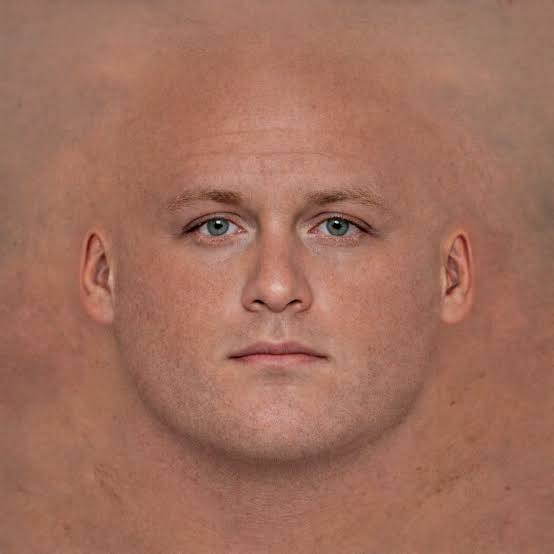
#> input picture assets/players/player_face_1.jpg, 554 x 554 px, found by its file name; its folder holds only this picture in this run
$ python generate_face_variants.py
#> lines starting #> are read from the running program, lines starting #| are printed output that depends on the picture
"""Genera le varianti dei volti fotografici in assets/players/:
  player_face_<n>_beard.jpg     barba senza baffi
  player_face_<n>_mustache.jpg  solo baffi
  player_face_<n>_full.jpg      barba e baffi
  player_face_<n>_female.jpg    volto femminile (mascella più stretta, pelle levigata, trucco)
per n = 1, 2, 3. Le maschere della barba sono quelle di tools/generate_todd_face.py (disegnate su
player_face_2) riportate su ciascun volto tramite tre punti di riferimento verticali (occhi, bocca,
mento) e la larghezza della mascella.
Uso (dalla cartella del progetto): python tools/generate_face_variants.py .
Richiede numpy e Pillow.
"""
import sys, os, math, random
import numpy as np
from PIL import Image, ImageDraw, ImageFilter, ImageChops

ROOT = sys.argv[1] if len(sys.argv) > 1 else '.'
DIR = os.path.join(ROOT, 'assets', 'players')
S = 2

# punti di riferimento (coordinate normalizzate): y di occhi, bocca, mento; semi-larghezza della mascella;
# x degli occhi; semi-larghezza della bocca
FACES = {
    1: dict(eye=0.41, mouth=0.635, chin=0.81, jaw=0.29, eyes=(0.39, 0.61), mw=0.08),
    2: dict(eye=0.42, mouth=0.70, chin=0.92, jaw=0.36, eyes=(0.375, 0.625), mw=0.10),
    3: dict(eye=0.42, mouth=0.715, chin=0.89, jaw=0.31, eyes=(0.375, 0.62), mw=0.105),
}
REF = FACES[2]


def mapper(f):
    """porta un punto delle maschere (disegnate su player_face_2) sul volto f"""
    sx = f['jaw'] / REF['jaw']

    def my(y):
        if y <= REF['mouth']:
            return f['eye'] + (y - REF['eye']) * (f['mouth'] - f['eye']) / (REF['mouth'] - REF['eye'])
        return f['mouth'] + (y - REF['mouth']) * (f['chin'] - f['mouth']) / (REF['chin'] - REF['mouth'])

    return lambda x, y: (0.5 + (x - 0.5) * sx, my(y))


def beard_variant(base, f, kind, seed):
    rnd = random.Random(seed)
    W, H = base.size
    WW, HH = W * S, H * S
    M = mapper(f)
    P = lambda x, y: (M(x, y)[0] * WW, M(x, y)[1] * HH)
    with_beard = kind in ('beard', 'full')
    with_must = kind in ('mustache', 'full')

    outer = [(0.175, 0.44), (0.19, 0.56), (0.225, 0.68), (0.28, 0.79), (0.35, 0.875), (0.43, 0.925), (0.5, 0.94),
             (0.57, 0.925), (0.65, 0.875), (0.72, 0.79), (0.775, 0.68), (0.81, 0.56), (0.825, 0.44)]
    inner = [(0.765, 0.45), (0.745, 0.55), (0.70, 0.605), (0.63, 0.625), (0.565, 0.64), (0.5, 0.645),
             (0.435, 0.64), (0.37, 0.625), (0.30, 0.605), (0.255, 0.55), (0.235, 0.45)]
    if kind == 'beard':
        # senza baffi la barba lascia scoperto anche il labbro superiore
        inner = [(x, 0.765 if 0.36 < x < 0.64 else (0.68 if 0.29 < x < 0.71 else y)) for x, y in inner]
    mask = Image.new('L', (WW, HH), 0)
    if with_beard:
        ImageDraw.Draw(mask).polygon([P(*p) for p in outer + inner], fill=255)
        lips = Image.new('L', (WW, HH), 0)
        ImageDraw.Draw(lips).ellipse([*P(0.435, 0.705), *P(0.565, 0.745)], fill=255)
        mask = ImageChops.subtract(mask, lips.filter(ImageFilter.GaussianBlur(4 * S)))
        mask = mask.filter(ImageFilter.GaussianBlur(9 * S))
    must = Image.new('L', (WW, HH), 0)
    if with_must:
        ImageDraw.Draw(must).polygon([P(0.405, 0.705), P(0.43, 0.672), P(0.47, 0.656), P(0.5, 0.66), P(0.53, 0.656), P(0.57, 0.672),
                                      P(0.595, 0.705), P(0.585, 0.72), P(0.55, 0.703), P(0.5, 0.708), P(0.45, 0.703), P(0.415, 0.72)], fill=255)
        must = must.filter(ImageFilter.GaussianBlur(3 * S))

    hair = Image.new('RGBA', (WW, HH), (0, 0, 0, 0))
    hd = ImageDraw.Draw(hair)
    cols = [(52, 36, 26), (66, 46, 32), (40, 28, 21), (82, 60, 42), (30, 22, 17), (96, 72, 52)]
    m_arr, u_arr = np.asarray(mask), np.asarray(must)
    y0n, y1n = M(0.5, 0.40)[1], M(0.5, 0.97)[1]
    if with_beard:
        for _ in range(26000):
            x, y = rnd.random(), y0n + rnd.random() * (y1n - y0n)
            a = m_arr[min(HH - 1, int(y * HH)), int(x * WW) % WW] / 255
            if a < 0.15 or rnd.random() > a:
                continue
            dx, dy = (x - 0.5) * 0.9, 1.0
            if y > M(0.5, 0.85)[1]:
                dx = (0.5 - x) * 0.6
            ang = math.atan2(dy, dx) + rnd.uniform(-0.45, 0.45)
            ln = rnd.uniform(5, 12) * S
            hd.line([(x * WW, y * HH), (x * WW + math.cos(ang) * ln, y * HH + math.sin(ang) * ln)],
                    fill=rnd.choice(cols) + (int(150 + 100 * a),), width=rnd.choice([1, 2, 2, 3]))
    if with_must:
        mx0, mx1 = M(0.40, 0)[0], M(0.60, 0)[0]
        my0, my1 = M(0.5, 0.65)[1], M(0.5, 0.725)[1]
        for _ in range(5000):
            x, y = mx0 + rnd.random() * (mx1 - mx0), my0 + rnd.random() * (my1 - my0)
            a = u_arr[int(y * HH), int(x * WW)] / 255
            if a < 0.2 or rnd.random() > a:
                continue
            side = -1 if x < 0.5 else 1
            ang = math.atan2(0.55, side * 1.0) + rnd.uniform(-0.3, 0.3)
            ln = rnd.uniform(8, 16) * S
            hd.line([(x * WW, y * HH), (x * WW + math.cos(ang) * ln, y * HH + math.sin(ang) * ln)],
                    fill=rnd.choice(cols[:5]) + (230,), width=rnd.choice([2, 2, 3]))

    big = base.resize((WW, HH), Image.LANCZOS).convert('RGBA')
    under = Image.new('RGBA', (WW, HH), (48, 34, 25, 0))
    under.putalpha(ImageChops.lighter(mask, must).point(lambda v: int(v * 0.78)))
    big.alpha_composite(under)
    big.alpha_composite(hair.filter(ImageFilter.GaussianBlur(0.6)))
    if with_beard:
        hl = Image.new('L', (WW, HH), 0)
        ImageDraw.Draw(hl).ellipse([*P(0.40, 0.80), *P(0.60, 0.90)], fill=70)
        ImageDraw.Draw(hl).ellipse([*P(0.27, 0.62), *P(0.37, 0.74)], fill=40)
        ImageDraw.Draw(hl).ellipse([*P(0.63, 0.62), *P(0.73, 0.74)], fill=40)
        hl = ImageChops.multiply(hl.filter(ImageFilter.GaussianBlur(14 * S)), mask)
        light = Image.new('RGBA', (WW, HH), (150, 120, 96, 0))
        light.putalpha(hl)
        big.alpha_composite(light)
    lipm = Image.new('L', (WW, HH), 0)
    ImageDraw.Draw(lipm).ellipse([*P(0.445, 0.709), *P(0.555, 0.744)], fill=235)
    big.paste(base.resize((WW, HH), Image.LANCZOS).convert('RGBA'), (0, 0), lipm.filter(ImageFilter.GaussianBlur(3 * S)))
    return big.convert('RGB').resize((W, H), Image.LANCZOS)


def female_variant(base, f):
    W, H = base.size
    arr = np.asarray(base.convert('RGB')).astype(np.float32)
    # 1. mascella più stretta: sotto la bocca le colonne si avvicinano al centro
    ys, xs = np.mgrid[0:H, 0:W].astype(np.float32)
    yn, xn = ys / H, xs / W
    t = np.clip((yn - (f['eye'] + 0.02)) / (f['chin'] - f['eye']), 0, 1)
    k = 1 + 0.27 * t ** 1.25                         # campiono più lontano dal centro = viso più stretto
    near = np.exp(-((xn - 0.5) / (f['jaw'] * 1.6)) ** 4)   # solo sul viso, non sulle orecchie
    src_x = 0.5 + (xn - 0.5) * (1 + (k - 1) * near)
    sx = np.clip(src_x * W, 0, W - 1)
    x0 = np.floor(sx).astype(int)
    x1 = np.minimum(x0 + 1, W - 1)
    fr = (sx - x0)[..., None]
    yi = ys.astype(int)
    arr = arr[yi, x0] * (1 - fr) + arr[yi, x1] * fr
    img = Image.fromarray(np.clip(arr, 0, 255).astype(np.uint8))

    WW, HH = W * S, H * S
    P = lambda x, y: (x * WW, y * HH)
    big = img.resize((WW, HH), Image.LANCZOS).convert('RGBA')
    # 2. pelle levigata (via barba e pori) tranne occhi e bocca
    smooth = big.filter(ImageFilter.GaussianBlur(5 * S))
    sm = Image.new('L', (WW, HH), 0)
    sd = ImageDraw.Draw(sm)
    sd.ellipse([*P(0.5 - f['jaw'] * 1.05, f['eye'] - 0.2), *P(0.5 + f['jaw'] * 1.05, f['chin'] + 0.05)], fill=175)
    for ex in f['eyes']:
        sd.ellipse([*P(ex - 0.07, f['eye'] - 0.05), *P(ex + 0.07, f['eye'] + 0.035)], fill=0)
    sd.ellipse([*P(0.5 - f['mw'] - 0.02, f['mouth'] - 0.03), *P(0.5 + f['mw'] + 0.02, f['mouth'] + 0.03)], fill=0)
    sd.ellipse([*P(0.44, f['eye'] + 0.06), *P(0.56, f['mouth'] - 0.06)], fill=60)    # il naso resta definito
    big.paste(smooth, (0, 0), sm.filter(ImageFilter.GaussianBlur(10 * S)))
    # schiarisce un filo l'incarnato
    tone = Image.new('RGBA', (WW, HH), (236, 196, 176, 0))
    tone.putalpha(sm.point(lambda v: int(v * 0.05)).filter(ImageFilter.GaussianBlur(10 * S)))
    big.alpha_composite(tone)

    def paint(color, shapes, blur, alpha=255):
        m = Image.new('L', (WW, HH), 0)
        d = ImageDraw.Draw(m)
        for kind, box in shapes:
            getattr(d, kind)([*P(*box[:2]), *P(*box[2:])], fill=alpha)
        m = m.filter(ImageFilter.GaussianBlur(blur * S))
        layer = Image.new('RGBA', (WW, HH), color + (0,))
        layer.putalpha(m)
        big.alpha_composite(layer)

    # 2b. sopracciglia: quelle folte maschili spariscono sotto la pelle (presa poco più su, sulla fronte)
    #     e al loro posto se ne disegnano di sottili e arcuate
    ey = f['eye']
    brow = Image.new('L', (WW, HH), 0)
    bd = ImageDraw.Draw(brow)
    for ex in f['eyes']:
        bd.ellipse([*P(ex - 0.09, ey - 0.09), *P(ex + 0.09, ey - 0.02)], fill=255)
    bd.ellipse([*P(0.43, ey - 0.1), *P(0.57, ey - 0.01)], fill=230)       # glabella: via le rughe della fronte aggrottata
    brow = brow.filter(ImageFilter.GaussianBlur(5 * S))
    forehead = big.crop((0, 0, WW, HH)).transform((WW, HH), Image.AFFINE, (1, 0, 0, 0, 1, -0.06 * HH))
    forehead = forehead.filter(ImageFilter.GaussianBlur(6 * S))
    big.paste(forehead, (0, 0), brow)
    for i, ex in enumerate(f['eyes']):
        out = 1 if i == 1 else -1                     # verso la tempia
        pts = []
        for j in range(13):
            u = j / 12                                 # 0 = vicino al naso, 1 = verso la tempia
            x = ex + out * (-0.05 + u * 0.115)
            y = ey - 0.043 - 0.012 * math.sin(math.pi * min(1, u * 1.35)) + 0.006 * u
            pts.append(P(x, y))
        m = Image.new('L', (WW, HH), 0)
        md = ImageDraw.Draw(m)
        for j in range(len(pts) - 1):
            w = int((4.2 - 2.6 * j / (len(pts) - 1)) * S)   # più spesso all'attacco, sottile in coda
            md.line([pts[j], pts[j + 1]], fill=165, width=max(1, w))
        m = m.filter(ImageFilter.GaussianBlur(1.3 * S))
        layer = Image.new('RGBA', (WW, HH), (58, 40, 30, 0))
        layer.putalpha(m)
        big.alpha_composite(layer)

    my, mw = f['mouth'], f['mw']
    # 3. fard sugli zigomi
    paint((214, 96, 104), [('ellipse', (f['eyes'][0] - 0.09, f['eye'] + 0.07, f['eyes'][0] + 0.03, f['eye'] + 0.15)),
                           ('ellipse', (f['eyes'][1] - 0.03, f['eye'] + 0.07, f['eyes'][1] + 0.09, f['eye'] + 0.15))], 16, 70)
    # 4. ombretto e eyeliner
    for i, ex in enumerate(f['eyes']):
        paint((120, 72, 92), [('ellipse', (ex - 0.055, f['eye'] - 0.042, ex + 0.055, f['eye'] - 0.006))], 4, 120)
        out = 1 if i == 1 else -1
        paint((20, 12, 12), [('ellipse', (ex - 0.045, f['eye'] - 0.016, ex + 0.045, f['eye'] - 0.004)),
                             ('ellipse', (min(ex, ex + out * 0.06), f['eye'] - 0.02, max(ex, ex + out * 0.06), f['eye'] - 0.01))], 1.2, 210)
        # ciglia: piccoli tratti sopra la palpebra, più lunghi verso l'esterno
        lash = Image.new('L', (WW, HH), 0)
        ld = ImageDraw.Draw(lash)
        for j in range(4):
            u = 0.45 + j / 6                           # solo nella metà esterna dell'occhio
            x = ex + out * (-0.035 + u * 0.075)
            y = f['eye'] - 0.014 - 0.004 * math.sin(math.pi * u)
            ln = 0.004 + 0.007 * u
            ld.line([P(x, y), P(x + out * ln * 0.8, y - ln)], fill=170, width=max(1, int(0.8 * S)))
        lash = lash.filter(ImageFilter.GaussianBlur(0.7 * S))
        layer = Image.new('RGBA', (WW, HH), (16, 10, 10, 0))
        layer.putalpha(lash)
        big.alpha_composite(layer)
    # 5. rossetto: labbra un po' più piene
    paint((176, 34, 58), [('ellipse', (0.5 - mw * 0.95, my - 0.022, 0.5 + mw * 0.95, my + 0.006)),
                          ('ellipse', (0.5 - mw * 0.85, my - 0.004, 0.5 + mw * 0.85, my + 0.03))], 2.2, 175)
    paint((255, 210, 215), [('ellipse', (0.5 - mw * 0.25, my + 0.008, 0.5 + mw * 0.2, my + 0.02))], 2, 60)   # riflesso
    return big.convert('RGB').resize((W, H), Image.LANCZOS)


for n, f in FACES.items():
    base = Image.open(os.path.join(DIR, f'player_face_{n}.jpg')).convert('RGB')
#> base is the input picture: PIL image 554x554 RGB; mean R, G, B 160.7, 110.7, 92.9
    for i, kind in enumerate(('beard', 'mustache', 'full')):
        out = beard_variant(base, f, kind, seed=n * 10 + i)
        path = os.path.join(DIR, f'player_face_{n}_{kind}.jpg')
        out.save(path, quality=88, optimize=True)
        print('scritto', path)
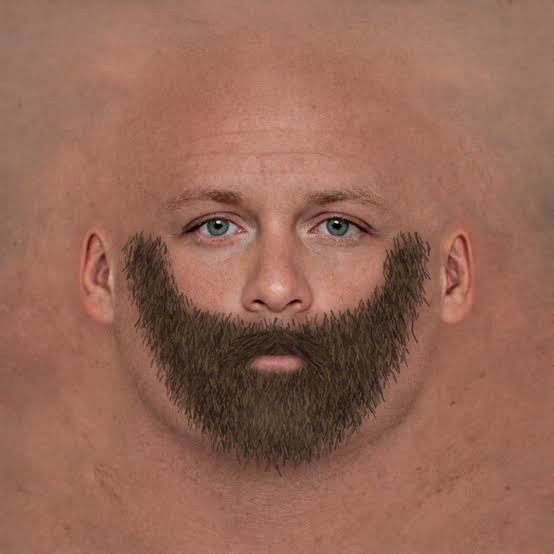
#> out: PIL image 554x554 RGB; mean R, G, B 149, 102.9, 85.7
    out = female_variant(base, f)
#> in female_variant, `x0 = np.floor(sx).astype(int)`:
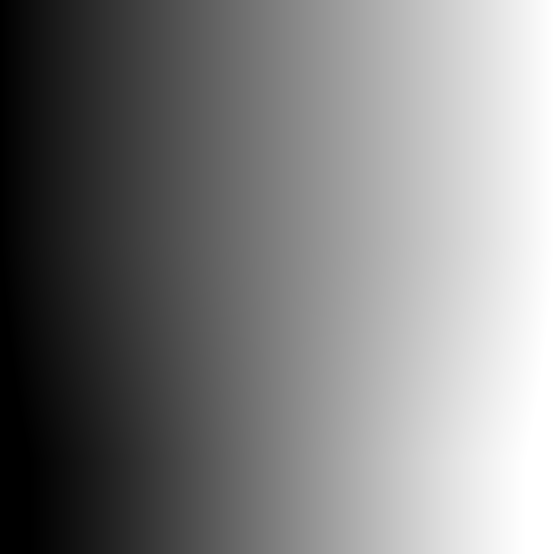
#> sx: shape (554, 554) float32; min 0, max 553, mean 276.5; drawn with min black and max white
#> in female_variant, `big.paste(smooth, (0, 0), sm.filter(ImageFilter.GaussianBlur(10 * S)))`:
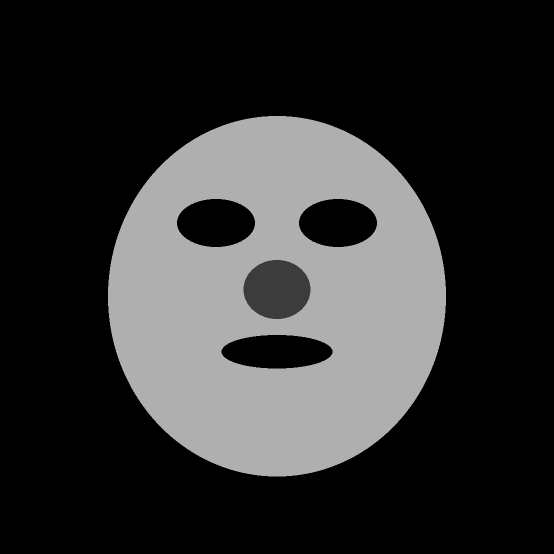
#> sm: PIL image 1108x1108 L (shown at 1/2 size); min 0, max 175, mean 48.4
#> in female_variant, `forehead = forehead.filter(ImageFilter.GaussianBlur(6 * S))`:
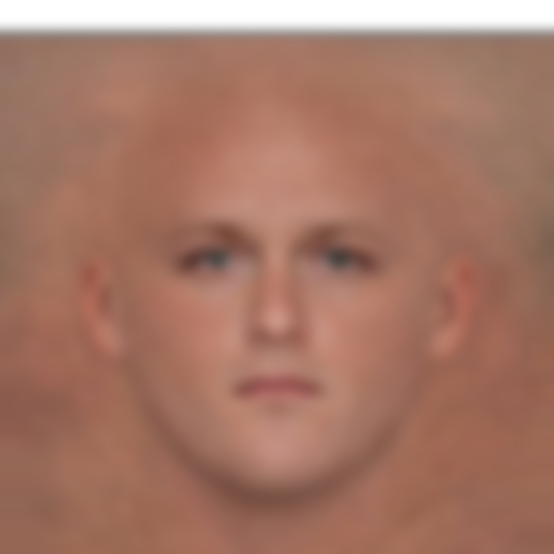
#> forehead: PIL image 1108x1108 RGBA (shown at 1/2 size); mean R, G, B, A 151.3, 104.6, 87.9, 239.8; transparent parts drawn white
#> after the loop in female_variant, `for i, ex in enumerate(f['eyes']):`:
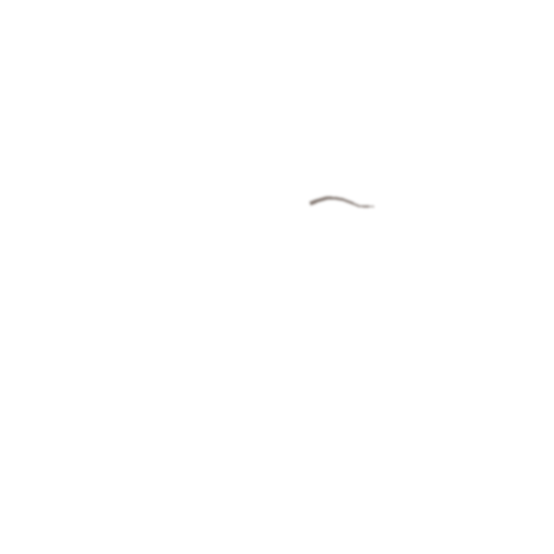
#> layer: PIL image 1108x1108 RGBA (shown at 1/2 size); mean R, G, B, A 58, 40, 30, 0.1; transparent parts drawn white
#> in paint, `m = m.filter(ImageFilter.GaussianBlur(blur * S))`:
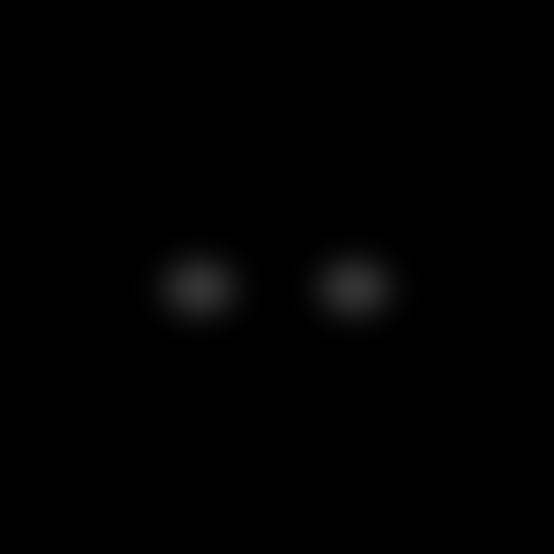
#> m: PIL image 1108x1108 L (shown at 1/2 size); min 0, max 52, mean 1.1
#> in female_variant, `return big.convert('RGB').resize((W, H), Image.LANCZOS)`:
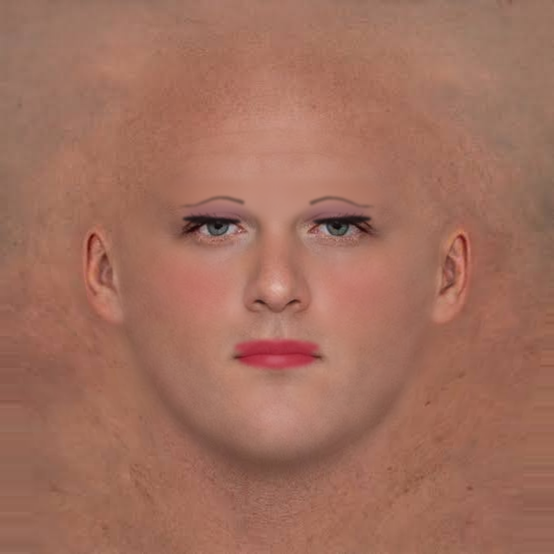
#> returned value: PIL image 554x554 RGB; mean R, G, B 161.1, 110.6, 93.2
    path = os.path.join(DIR, f'player_face_{n}_female.jpg')
    out.save(path, quality=88, optimize=True)
    print('scritto', path)
#| scritto ./assets/players/player_face_1_female.jpg
#> (the run stopped early here; a loop or call above may not have finished)
